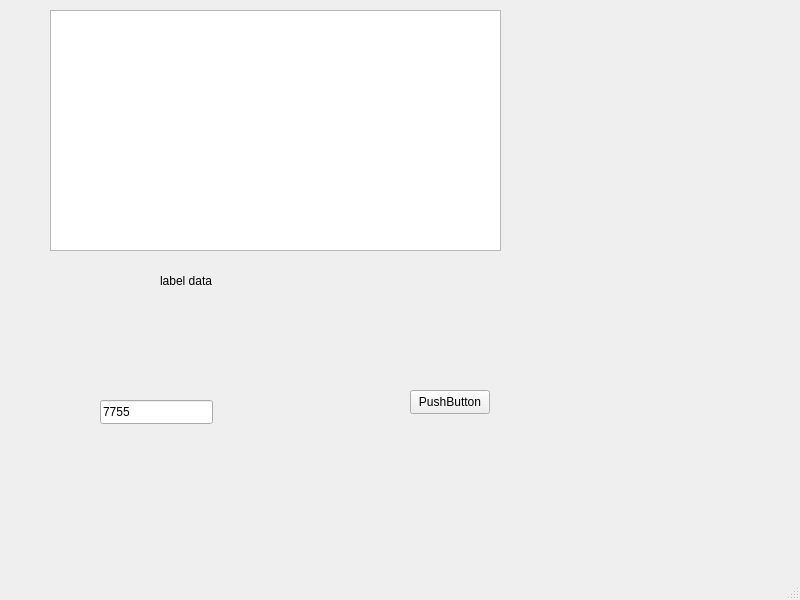
<?xml version="1.0" encoding="UTF-8"?>
<ui version="4.0">
 <class>MainWindow</class>
 <widget class="QMainWindow" name="MainWindow">
  <property name="geometry">
   <rect>
    <x>0</x>
    <y>0</y>
    <width>800</width>
    <height>600</height>
   </rect>
  </property>
  <property name="windowTitle">
   <string>QtLocationRelayVdvGnss</string>
  </property>
  <widget class="QWidget" name="centralwidget">
   <widget class="QPushButton" name="pushButton">
    <property name="geometry">
     <rect>
      <x>410</x>
      <y>390</y>
      <width>80</width>
      <height>24</height>
     </rect>
    </property>
    <property name="text">
     <string>PushButton</string>
    </property>
   </widget>
   <widget class="QLabel" name="label_data">
    <property name="geometry">
     <rect>
      <x>160</x>
      <y>220</y>
      <width>341</width>
      <height>121</height>
     </rect>
    </property>
    <property name="text">
     <string>label data</string>
    </property>
   </widget>
   <widget class="QLineEdit" name="lineEdit_portNumber">
    <property name="geometry">
     <rect>
      <x>100</x>
      <y>400</y>
      <width>113</width>
      <height>24</height>
     </rect>
    </property>
    <property name="text">
     <string>7755</string>
    </property>
   </widget>
   <widget class="QPlainTextEdit" name="plainTextEdit_error">
    <property name="geometry">
     <rect>
      <x>50</x>
      <y>10</y>
      <width>451</width>
      <height>241</height>
     </rect>
    </property>
   </widget>
  </widget>
  <widget class="QMenuBar" name="menubar">
   <property name="geometry">
    <rect>
     <x>0</x>
     <y>0</y>
     <width>800</width>
     <height>21</height>
    </rect>
   </property>
  </widget>
  <widget class="QStatusBar" name="statusbar"/>
 </widget>
 <resources/>
 <connections/>
</ui>
